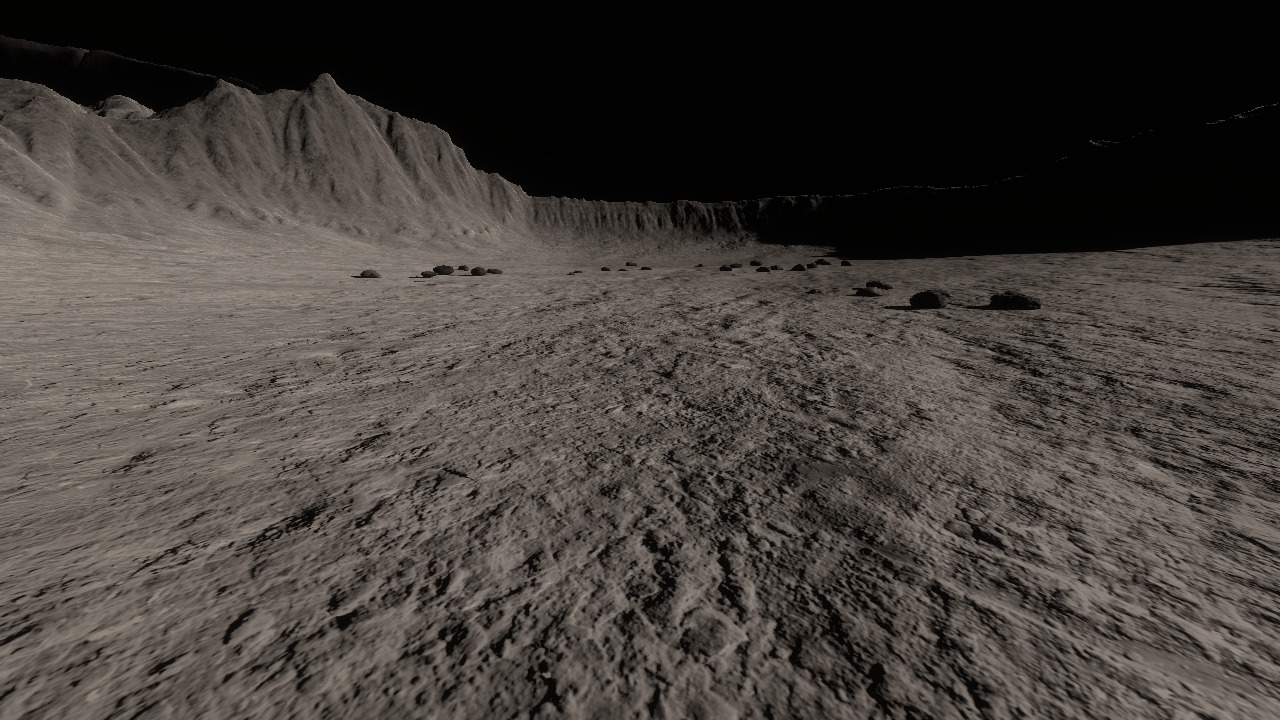
#> input picture lunar_surface.jpg, 1280 x 720 px, found by its file name
$ python simple_mesh_generator.py
#> lines starting #> are read from the running program, lines starting #| are printed output that depends on the picture
#!/usr/bin/env python3
import numpy as np
import cv2
import os

def create_obj_terrain(image_path, output_path, terrain_size=100, height_scale=8):
    """Create OBJ terrain file from image (no Blender required)"""
#> called with image_path = '/home/darshan/lunar/lunar_surface.jpg', terrain_size = 100, height_scale = 8

    print(f"🌙 Creating terrain mesh from: {image_path}")

    # Load and process image
    img = cv2.imread(image_path, cv2.IMREAD_GRAYSCALE)
#> img: shape (720, 1280); min 0, max 166, mean 63.7
    if img is None:
        raise FileNotFoundError(f"Could not load: {image_path}")

    # Resize to manageable size
    img = cv2.resize(img, (256, 256))
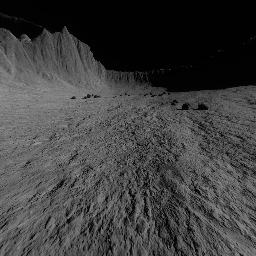
#> img: shape (256, 256); min 0, max 154, mean 63.6
    heights = img.astype(np.float32) / 255.0 * height_scale
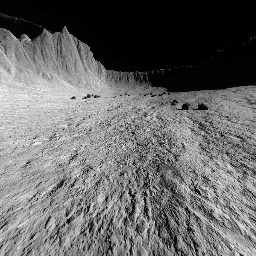
#> heights: shape (256, 256) float32; min 0, max 4.83, mean 2; drawn with min black and max white

    print(f"📏 Terrain size: {img.shape}, Height range: 0-{height_scale}m")
#| 📏 Terrain size: (256, 256), Height range: 0-8m

    # Create vertices
    vertices = []
    faces = []

    rows, cols = heights.shape
#> rows = 256; cols = 256

    # Generate vertices
    for y in range(rows):
        for x in range(cols):
            world_x = (x / cols) * terrain_size - terrain_size/2
            world_y = (y / rows) * terrain_size - terrain_size/2
            world_z = heights[y, x]
            vertices.append([world_x, world_y, world_z])
#> after the loop, vertices = 65536 items

    # Generate faces (triangles)
    for y in range(rows - 1):
        for x in range(cols - 1):
            # Current vertex indices
            v1 = y * cols + x
            v2 = y * cols + (x + 1)
            v3 = (y + 1) * cols + x
            v4 = (y + 1) * cols + (x + 1)

            # Two triangles per quad (OBJ uses 1-based indexing)
            faces.append([v1+1, v2+1, v3+1])
            faces.append([v2+1, v4+1, v3+1])

    # Create output directory
    os.makedirs(os.path.dirname(output_path), exist_ok=True)

    # Write OBJ file
    with open(output_path, 'w') as f:
        f.write("# Lunar terrain mesh generated from image\n")
        f.write(f"# Vertices: {len(vertices)}, Faces: {len(faces)}\n")

        # Write vertices
        for vertex in vertices:
            f.write(f"v {vertex[0]:.6f} {vertex[1]:.6f} {vertex[2]:.6f}\n")
#> this loop made 65536 passes
#> vertex on passes 1 to 3: [-50, -50, 0.0627], [-49.61, -50, 0.0627], [-49.22, -50, 0.0627]

        # Write faces
        for face in faces:
            f.write(f"f {face[0]} {face[1]} {face[2]}\n")

    print(f"✅ Terrain mesh saved: {output_path}")
    print(f"📊 Statistics: {len(vertices)} vertices, {len(faces)} faces")
#| 📊 Statistics: 65536 vertices, 130050 faces

    return output_path

def create_crater_objects(output_dir, num_craters=10):
    """Create separate crater objects"""
#> called with num_craters = 8

    crater_files = []

    for i in range(num_craters):
        crater_path = os.path.join(output_dir, f"crater_{i:02d}.obj")

        # Random crater parameters
        radius = np.random.uniform(2, 6)
        depth = radius * 0.3

        # Simple crater geometry (inverted hemisphere)
        vertices = []
        faces = []

        # Center vertex (bottom of crater)
        vertices.append([0, 0, -depth])

        # Rim vertices
        rim_points = 12
        for j in range(rim_points):
            angle = j * 2 * np.pi / rim_points
            x = radius * np.cos(angle)
            y = radius * np.sin(angle)
            vertices.append([x, y, 0])

        # Create faces (fan triangulation)
        for j in range(rim_points):
            next_j = (j + 1) % rim_points
            faces.append([1, j+2, next_j+2])  # OBJ 1-based indexing

        # Write crater OBJ
        with open(crater_path, 'w') as f:
            f.write(f"# Crater {i}\n")
            for vertex in vertices:
                f.write(f"v {vertex[0]:.6f} {vertex[1]:.6f} {vertex[2]:.6f}\n")
            for face in faces:
                f.write(f"f {face[0]} {face[1]} {face[2]}\n")

        crater_files.append(crater_path)

    print(f"✅ Created {len(crater_files)} crater objects")
    return crater_files

def create_enhanced_world_file(world_path, terrain_mesh, crater_meshes):
    """Create Gazebo world with terrain and crater objects"""

    world_content = f'''<?xml version="1.0" ?>
<sdf version="1.6">
  <world name="enhanced_lunar">

    <!-- Lunar Physics -->
    <physics name="default_physics" default="0" type="ode">
      <gravity>0 0 -1.62</gravity>
    </physics>

    <!-- Enhanced Lighting -->
    <light name="sun" type="directional">
      <cast_shadows>1</cast_shadows>
      <pose>80 40 150 0 0 0</pose>
      <diffuse>1.3 1.3 1.2 1</diffuse>
      <specular>1.0 1.0 0.95 1</specular>
      <direction>-0.5 -0.3 -0.8</direction>
    </light>

    <light name="fill_light" type="directional">
      <cast_shadows>0</cast_shadows>
      <pose>-40 -20 80 0 0 0</pose>
      <diffuse>0.2 0.2 0.2 1</diffuse>
      <direction>0.3 0.2 -0.5</direction>
    </light>

    <!-- Space Environment -->
    <scene>
      <ambient>0.12 0.12 0.12 1</ambient>
      <background>0.0 0.0 0.0 1</background>
      <shadows>1</shadows>
    </scene>

    <!-- Main Lunar Terrain -->
    <model name="lunar_terrain_mesh">
      <static>true</static>
      <pose>0 0 0 0 0 0</pose>
      <link name="terrain_link">
        <collision name="collision">
          <geometry>
            <mesh>
              <uri>file://meshes/lunar_terrain.obj</uri>
              <scale>1 1 1</scale>
            </mesh>
          </geometry>
          <surface>
            <friction>
              <ode>
                <mu>0.4</mu>
                <mu2>0.4</mu2>
              </ode>
            </friction>
          </surface>
        </collision>

        <visual name="visual">
          <cast_shadows>1</cast_shadows>
          <geometry>
            <mesh>
              <uri>file://meshes/lunar_terrain.obj</uri>
              <scale>1 1 1</scale>
            </mesh>
          </geometry>
          <material>
            <ambient>0.25 0.25 0.25 1</ambient>
            <diffuse>0.4 0.4 0.4 1</diffuse>
            <specular>0.1 0.1 0.1 1</specular>
          </material>
        </visual>
      </link>
    </model>
'''

    # Add crater objects
    for i, crater_mesh in enumerate(crater_meshes):
        # Random positions for craters
        x = np.random.uniform(-40, 40)
        y = np.random.uniform(-40, 40)

        world_content += f'''
    <!-- Crater {i+1} -->
    <model name="crater_{i+1:02d}">
      <static>true</static>
      <pose>{x} {y} 0 0 0 {np.random.uniform(0, 2*np.pi)}</pose>
      <link name="crater_link">
        <collision name="collision">
          <geometry>
            <mesh>
              <uri>file://meshes/crater_{i:02d}.obj</uri>
            </mesh>
          </geometry>
        </collision>
        <visual name="visual">
          <geometry>
            <mesh>
              <uri>file://meshes/crater_{i:02d}.obj</uri>
            </mesh>
          </geometry>
          <material>
            <ambient>0.15 0.15 0.15 1</ambient>
            <diffuse>0.25 0.25 0.25 1</diffuse>
            <specular>0.05 0.05 0.05 1</specular>
          </material>
        </visual>
      </link>
    </model>'''

    # Add ROS plugins
    world_content += '''
    <!-- ROS Integration -->
    <plugin name="gazebo_ros_state" filename="libgazebo_ros_state.so">
      <ros>
        <namespace>/gazebo</namespace>
      </ros>
      <update_rate>1.0</update_rate>
    </plugin>

    <plugin name="gazebo_ros_factory" filename="libgazebo_ros_factory.so" />

  </world>
</sdf>'''

    # Write world file
    os.makedirs(os.path.dirname(world_path), exist_ok=True)
    with open(world_path, 'w') as f:
        f.write(world_content)

    print(f"✅ Enhanced world created: {world_path}")

def main():
    """Generate complete mesh-based lunar environment"""

    print("🚀 GENERATING ENHANCED LUNAR ENVIRONMENT")
    print("=" * 50)

    # Paths
    image_path = "/home/darshan/lunar/lunar_surface.jpg"
    mesh_dir = "/home/darshan/lunar/src/lunabot_simulation/meshes"
    terrain_mesh = os.path.join(mesh_dir, "lunar_terrain.obj")
    world_path = "/home/darshan/lunar/src/lunabot_simulation/worlds/enhanced_lunar.world"

    try:
        # Create main terrain mesh
        create_obj_terrain(image_path, terrain_mesh)

        # Create crater objects
        crater_meshes = create_crater_objects(mesh_dir, num_craters=8)

        # Create enhanced world file
        create_enhanced_world_file(world_path, terrain_mesh, crater_meshes)

        print("=" * 50)
        print("🎉 ENHANCED LUNAR ENVIRONMENT COMPLETE!")
        print("=" * 50)
        print(f"🌍 World file: {world_path}")
        print(f"🗻 Main terrain: {terrain_mesh}")
        print(f"🕳️  Craters: {len(crater_meshes)} objects")
        print("=" * 50)
        print("🚀 Ready to launch enhanced simulation!")

    except Exception as e:
        print(f"❌ Error: {e}")
        return 1

    return 0

if __name__ == "__main__":
    exit(main())
#> (the program exits here)
